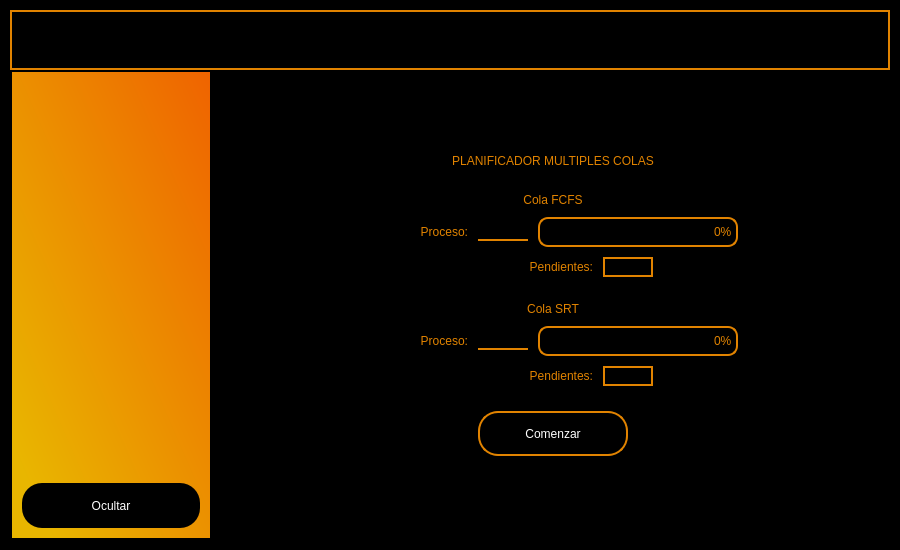
<?xml version="1.0" encoding="UTF-8"?>
<ui version="4.0">
 <class>MainWindow</class>
 <widget class="QMainWindow" name="MainWindow">
  <property name="geometry">
   <rect>
    <x>0</x>
    <y>0</y>
    <width>900</width>
    <height>550</height>
   </rect>
  </property>
  <property name="minimumSize">
   <size>
    <width>900</width>
    <height>550</height>
   </size>
  </property>
  <property name="windowTitle">
   <string>PLANIFICADOR MULTIPLES COLAS</string>
  </property>
  <property name="documentMode">
   <bool>false</bool>
  </property>
  <property name="tabShape">
   <enum>QTabWidget::Rounded</enum>
  </property>
  <widget class="QWidget" name="centralwidget">
   <layout class="QHBoxLayout" name="horizontalLayout_9">
    <property name="spacing">
     <number>0</number>
    </property>
    <property name="leftMargin">
     <number>0</number>
    </property>
    <property name="topMargin">
     <number>0</number>
    </property>
    <property name="rightMargin">
     <number>0</number>
    </property>
    <property name="bottomMargin">
     <number>0</number>
    </property>
    <item>
     <widget class="QFrame" name="frame">
      <property name="styleSheet">
       <string notr="true">background-color: rgb(0, 0, 0);</string>
      </property>
      <property name="frameShape">
       <enum>QFrame::StyledPanel</enum>
      </property>
      <property name="frameShadow">
       <enum>QFrame::Raised</enum>
      </property>
      <layout class="QVBoxLayout" name="verticalLayout_2" stretch="1,8">
       <property name="spacing">
        <number>0</number>
       </property>
       <property name="leftMargin">
        <number>9</number>
       </property>
       <property name="topMargin">
        <number>9</number>
       </property>
       <property name="rightMargin">
        <number>9</number>
       </property>
       <property name="bottomMargin">
        <number>9</number>
       </property>
       <item>
        <widget class="QFrame" name="frame_superior">
         <property name="minimumSize">
          <size>
           <width>0</width>
           <height>60</height>
          </size>
         </property>
         <property name="maximumSize">
          <size>
           <width>16777215</width>
           <height>60</height>
          </size>
         </property>
         <property name="styleSheet">
          <string notr="true">QFrame{
background-color: rgb(0, 0, 0);
border:2px solid rgb(225, 131, 0); 
}

QPushButton{
background-color:#000000ff;
border-radius:20px;
}

QPushButton:Hover{
border-radius:20px;
}</string>
         </property>
         <property name="frameShape">
          <enum>QFrame::StyledPanel</enum>
         </property>
         <property name="frameShadow">
          <enum>QFrame::Raised</enum>
         </property>
         <layout class="QHBoxLayout" name="horizontalLayout">
          <item>
           <widget class="QPushButton" name="BotonMenu">
            <property name="minimumSize">
             <size>
              <width>200</width>
              <height>40</height>
             </size>
            </property>
            <property name="cursor">
             <cursorShape>PointingHandCursor</cursorShape>
            </property>
            <property name="styleSheet">
             <string notr="true">image: url(:/BN/menu.png);</string>
            </property>
            <property name="text">
             <string/>
            </property>
            <property name="iconSize">
             <size>
              <width>38</width>
              <height>38</height>
             </size>
            </property>
           </widget>
          </item>
          <item>
           <spacer name="EspaciadorSuperior">
            <property name="orientation">
             <enum>Qt::Horizontal</enum>
            </property>
            <property name="sizeHint" stdset="0">
             <size>
              <width>544</width>
              <height>20</height>
             </size>
            </property>
           </spacer>
          </item>
          <item>
           <widget class="QPushButton" name="BotonMinimizar">
            <property name="minimumSize">
             <size>
              <width>50</width>
              <height>40</height>
             </size>
            </property>
            <property name="cursor">
             <cursorShape>PointingHandCursor</cursorShape>
            </property>
            <property name="styleSheet">
             <string notr="true">image: url(:/BN/minimizar.png);</string>
            </property>
            <property name="text">
             <string/>
            </property>
            <property name="iconSize">
             <size>
              <width>38</width>
              <height>38</height>
             </size>
            </property>
           </widget>
          </item>
          <item>
           <widget class="QPushButton" name="BotonMaximizar">
            <property name="minimumSize">
             <size>
              <width>50</width>
              <height>40</height>
             </size>
            </property>
            <property name="cursor">
             <cursorShape>PointingHandCursor</cursorShape>
            </property>
            <property name="styleSheet">
             <string notr="true">image: url(:/BN/maximizar.png);</string>
            </property>
            <property name="text">
             <string/>
            </property>
            <property name="iconSize">
             <size>
              <width>38</width>
              <height>38</height>
             </size>
            </property>
           </widget>
          </item>
          <item>
           <widget class="QPushButton" name="BotonSalir">
            <property name="minimumSize">
             <size>
              <width>50</width>
              <height>40</height>
             </size>
            </property>
            <property name="cursor">
             <cursorShape>PointingHandCursor</cursorShape>
            </property>
            <property name="styleSheet">
             <string notr="true">image: url(:/BN/exportar.png);</string>
            </property>
            <property name="text">
             <string/>
            </property>
            <property name="iconSize">
             <size>
              <width>38</width>
              <height>38</height>
             </size>
            </property>
           </widget>
          </item>
         </layout>
        </widget>
       </item>
       <item>
        <widget class="QFrame" name="frame_contenido">
         <property name="frameShape">
          <enum>QFrame::StyledPanel</enum>
         </property>
         <property name="frameShadow">
          <enum>QFrame::Raised</enum>
         </property>
         <layout class="QHBoxLayout" name="horizontalLayout_2">
          <property name="spacing">
           <number>6</number>
          </property>
          <property name="leftMargin">
           <number>0</number>
          </property>
          <property name="topMargin">
           <number>0</number>
          </property>
          <property name="rightMargin">
           <number>0</number>
          </property>
          <property name="bottomMargin">
           <number>0</number>
          </property>
          <item>
           <widget class="QFrame" name="MenuDesplegable">
            <property name="enabled">
             <bool>true</bool>
            </property>
            <property name="minimumSize">
             <size>
              <width>200</width>
              <height>0</height>
             </size>
            </property>
            <property name="maximumSize">
             <size>
              <width>0</width>
              <height>16777215</height>
             </size>
            </property>
            <property name="styleSheet">
             <string notr="true">QFrame{
	background-color: qlineargradient(spread:pad, x1:0.034, y1:0.983364, x2:1, y2:0, stop:0.0795455 rgba(239, 187, 0, 248), stop:1 rgba(239, 99, 0, 255));
}

QPushButton{
background-color:rgb(0,0,0);
border-radius:20px;
color:rgb(255,255,255);
font: 77 10pt&quot;Arial Black&quot;;

}

QPushButton:Hover{
background-color:rgb(255,255,255);
border-radius:20px;
color:rgb(225, 131, 0);
font: 77 10pt&quot;Arial Black&quot;;
}</string>
            </property>
            <property name="frameShape">
             <enum>QFrame::StyledPanel</enum>
            </property>
            <property name="frameShadow">
             <enum>QFrame::Raised</enum>
            </property>
            <layout class="QVBoxLayout" name="verticalLayout">
             <property name="spacing">
              <number>15</number>
             </property>
             <property name="leftMargin">
              <number>10</number>
             </property>
             <property name="topMargin">
              <number>10</number>
             </property>
             <property name="rightMargin">
              <number>10</number>
             </property>
             <property name="bottomMargin">
              <number>10</number>
             </property>
             <item>
              <spacer name="verticalSpacer">
               <property name="orientation">
                <enum>Qt::Vertical</enum>
               </property>
               <property name="sizeHint" stdset="0">
                <size>
                 <width>20</width>
                 <height>191</height>
                </size>
               </property>
              </spacer>
             </item>
             <item>
              <widget class="QPushButton" name="Ocultar">
               <property name="enabled">
                <bool>true</bool>
               </property>
               <property name="minimumSize">
                <size>
                 <width>135</width>
                 <height>45</height>
                </size>
               </property>
               <property name="cursor">
                <cursorShape>PointingHandCursor</cursorShape>
               </property>
               <property name="text">
                <string>Ocultar</string>
               </property>
              </widget>
             </item>
            </layout>
           </widget>
          </item>
          <item>
           <widget class="QFrame" name="Contenido">
            <property name="layoutDirection">
             <enum>Qt::LeftToRight</enum>
            </property>
            <property name="styleSheet">
             <string notr="true">QLabel{
border-radius:10px;
color:rgb(225, 131, 0);
font: 77 15pt&quot;Arial Black&quot;;
}

QLineEdit{
color:rgb(225, 131, 0);
font: 77 15pt&quot;Arial Black&quot;;
border: 0;
border-bottom: 2px solid rgb(225, 131, 0);
}

QPushButton{
background-color:rgb(0,0,0);
border-radius:20px;
color:rgb(255,255,255);
font: 77 10pt&quot;Arial Black&quot;;
border: 2px solid rgb(225, 131, 0);
}

QPushButton:Hover{
border: 2px solid rgb(255,255,255);
color:rgb(225, 131, 0);
}

QProgressBar{
color:rgb(225, 131, 0);
border: 2px solid rgb(225, 131, 0);
font: 77 10pt&quot;Arial Black&quot;;
background:rgb(0, 0, 0);
border-radius:10px;
}

QProgressBar:chunk{
background:rgb(255, 255, 255);
border: 2px solid rgb(0,0,0);
border-radius:10px;
}</string>
            </property>
            <property name="frameShape">
             <enum>QFrame::StyledPanel</enum>
            </property>
            <property name="frameShadow">
             <enum>QFrame::Raised</enum>
            </property>
            <layout class="QVBoxLayout" name="verticalLayout_5">
             <property name="spacing">
              <number>25</number>
             </property>
             <property name="leftMargin">
              <number>0</number>
             </property>
             <property name="topMargin">
              <number>0</number>
             </property>
             <property name="rightMargin">
              <number>0</number>
             </property>
             <property name="bottomMargin">
              <number>0</number>
             </property>
             <item>
              <spacer name="verticalSpacer_2">
               <property name="orientation">
                <enum>Qt::Vertical</enum>
               </property>
               <property name="sizeHint" stdset="0">
                <size>
                 <width>20</width>
                 <height>47</height>
                </size>
               </property>
              </spacer>
             </item>
             <item>
              <widget class="QLabel" name="Titulo">
               <property name="styleSheet">
                <string notr="true">font: 77 20pt&quot;Arial Black&quot;;
</string>
               </property>
               <property name="text">
                <string>PLANIFICADOR MULTIPLES COLAS</string>
               </property>
               <property name="alignment">
                <set>Qt::AlignCenter</set>
               </property>
              </widget>
             </item>
             <item>
              <layout class="QVBoxLayout" name="verticalLayout_3">
               <property name="spacing">
                <number>10</number>
               </property>
               <item>
                <widget class="QLabel" name="label">
                 <property name="styleSheet">
                  <string notr="true">font: 77 17pt&quot;Arial Black&quot;;</string>
                 </property>
                 <property name="text">
                  <string>Cola FCFS</string>
                 </property>
                 <property name="alignment">
                  <set>Qt::AlignCenter</set>
                 </property>
                </widget>
               </item>
               <item>
                <layout class="QHBoxLayout" name="horizontalLayout_3">
                 <property name="spacing">
                  <number>10</number>
                 </property>
                 <item>
                  <spacer name="horizontalSpacer_3">
                   <property name="orientation">
                    <enum>Qt::Horizontal</enum>
                   </property>
                   <property name="sizeHint" stdset="0">
                    <size>
                     <width>40</width>
                     <height>20</height>
                    </size>
                   </property>
                  </spacer>
                 </item>
                 <item>
                  <widget class="QLabel" name="label_2">
                   <property name="minimumSize">
                    <size>
                     <width>100</width>
                     <height>0</height>
                    </size>
                   </property>
                   <property name="maximumSize">
                    <size>
                     <width>100</width>
                     <height>16777215</height>
                    </size>
                   </property>
                   <property name="text">
                    <string>Proceso:</string>
                   </property>
                   <property name="alignment">
                    <set>Qt::AlignRight|Qt::AlignTrailing|Qt::AlignVCenter</set>
                   </property>
                  </widget>
                 </item>
                 <item>
                  <widget class="QLineEdit" name="lineEdit">
                   <property name="minimumSize">
                    <size>
                     <width>50</width>
                     <height>0</height>
                    </size>
                   </property>
                   <property name="maximumSize">
                    <size>
                     <width>50</width>
                     <height>16777215</height>
                    </size>
                   </property>
                   <property name="focusPolicy">
                    <enum>Qt::StrongFocus</enum>
                   </property>
                   <property name="autoFillBackground">
                    <bool>false</bool>
                   </property>
                   <property name="styleSheet">
                    <string notr="true"/>
                   </property>
                   <property name="text">
                    <string/>
                   </property>
                   <property name="maxLength">
                    <number>3</number>
                   </property>
                   <property name="alignment">
                    <set>Qt::AlignCenter</set>
                   </property>
                   <property name="readOnly">
                    <bool>true</bool>
                   </property>
                  </widget>
                 </item>
                 <item>
                  <widget class="QProgressBar" name="progressBar">
                   <property name="minimumSize">
                    <size>
                     <width>200</width>
                     <height>30</height>
                    </size>
                   </property>
                   <property name="maximumSize">
                    <size>
                     <width>300</width>
                     <height>16777215</height>
                    </size>
                   </property>
                   <property name="value">
                    <number>0</number>
                   </property>
                   <property name="alignment">
                    <set>Qt::AlignRight|Qt::AlignTrailing|Qt::AlignVCenter</set>
                   </property>
                   <property name="textVisible">
                    <bool>true</bool>
                   </property>
                   <property name="orientation">
                    <enum>Qt::Horizontal</enum>
                   </property>
                   <property name="invertedAppearance">
                    <bool>false</bool>
                   </property>
                   <property name="textDirection">
                    <enum>QProgressBar::TopToBottom</enum>
                   </property>
                   <property name="format">
                    <string>%p%  </string>
                   </property>
                  </widget>
                 </item>
                 <item>
                  <spacer name="horizontalSpacer_4">
                   <property name="orientation">
                    <enum>Qt::Horizontal</enum>
                   </property>
                   <property name="sizeHint" stdset="0">
                    <size>
                     <width>40</width>
                     <height>20</height>
                    </size>
                   </property>
                  </spacer>
                 </item>
                </layout>
               </item>
               <item>
                <layout class="QHBoxLayout" name="horizontalLayout_6">
                 <item>
                  <spacer name="horizontalSpacer_7">
                   <property name="orientation">
                    <enum>Qt::Horizontal</enum>
                   </property>
                   <property name="sizeHint" stdset="0">
                    <size>
                     <width>40</width>
                     <height>20</height>
                    </size>
                   </property>
                  </spacer>
                 </item>
                 <item>
                  <widget class="QLabel" name="label_5">
                   <property name="minimumSize">
                    <size>
                     <width>140</width>
                     <height>0</height>
                    </size>
                   </property>
                   <property name="text">
                    <string>Pendientes:</string>
                   </property>
                   <property name="alignment">
                    <set>Qt::AlignRight|Qt::AlignTrailing|Qt::AlignVCenter</set>
                   </property>
                  </widget>
                 </item>
                 <item>
                  <widget class="QLineEdit" name="lineEdit_3">
                   <property name="minimumSize">
                    <size>
                     <width>50</width>
                     <height>0</height>
                    </size>
                   </property>
                   <property name="maximumSize">
                    <size>
                     <width>50</width>
                     <height>16777215</height>
                    </size>
                   </property>
                   <property name="focusPolicy">
                    <enum>Qt::StrongFocus</enum>
                   </property>
                   <property name="autoFillBackground">
                    <bool>false</bool>
                   </property>
                   <property name="styleSheet">
                    <string notr="true">border: 2px solid rgb(225, 131, 0);</string>
                   </property>
                   <property name="text">
                    <string/>
                   </property>
                   <property name="maxLength">
                    <number>3</number>
                   </property>
                   <property name="alignment">
                    <set>Qt::AlignCenter</set>
                   </property>
                   <property name="readOnly">
                    <bool>true</bool>
                   </property>
                  </widget>
                 </item>
                 <item>
                  <spacer name="horizontalSpacer_8">
                   <property name="orientation">
                    <enum>Qt::Horizontal</enum>
                   </property>
                   <property name="sizeHint" stdset="0">
                    <size>
                     <width>40</width>
                     <height>20</height>
                    </size>
                   </property>
                  </spacer>
                 </item>
                </layout>
               </item>
              </layout>
             </item>
             <item>
              <layout class="QVBoxLayout" name="verticalLayout_4">
               <property name="spacing">
                <number>10</number>
               </property>
               <item>
                <widget class="QLabel" name="label_4">
                 <property name="styleSheet">
                  <string notr="true">font: 77 17pt&quot;Arial Black&quot;;</string>
                 </property>
                 <property name="text">
                  <string>Cola SRT</string>
                 </property>
                 <property name="alignment">
                  <set>Qt::AlignCenter</set>
                 </property>
                </widget>
               </item>
               <item>
                <layout class="QHBoxLayout" name="horizontalLayout_5">
                 <property name="spacing">
                  <number>10</number>
                 </property>
                 <item>
                  <spacer name="horizontalSpacer_5">
                   <property name="orientation">
                    <enum>Qt::Horizontal</enum>
                   </property>
                   <property name="sizeHint" stdset="0">
                    <size>
                     <width>40</width>
                     <height>20</height>
                    </size>
                   </property>
                  </spacer>
                 </item>
                 <item>
                  <widget class="QLabel" name="label_3">
                   <property name="minimumSize">
                    <size>
                     <width>100</width>
                     <height>0</height>
                    </size>
                   </property>
                   <property name="maximumSize">
                    <size>
                     <width>100</width>
                     <height>16777215</height>
                    </size>
                   </property>
                   <property name="text">
                    <string>Proceso:</string>
                   </property>
                   <property name="alignment">
                    <set>Qt::AlignRight|Qt::AlignTrailing|Qt::AlignVCenter</set>
                   </property>
                  </widget>
                 </item>
                 <item>
                  <widget class="QLineEdit" name="lineEdit_2">
                   <property name="minimumSize">
                    <size>
                     <width>50</width>
                     <height>0</height>
                    </size>
                   </property>
                   <property name="maximumSize">
                    <size>
                     <width>50</width>
                     <height>16777215</height>
                    </size>
                   </property>
                   <property name="focusPolicy">
                    <enum>Qt::StrongFocus</enum>
                   </property>
                   <property name="autoFillBackground">
                    <bool>false</bool>
                   </property>
                   <property name="styleSheet">
                    <string notr="true"/>
                   </property>
                   <property name="text">
                    <string/>
                   </property>
                   <property name="maxLength">
                    <number>3</number>
                   </property>
                   <property name="alignment">
                    <set>Qt::AlignCenter</set>
                   </property>
                   <property name="readOnly">
                    <bool>true</bool>
                   </property>
                  </widget>
                 </item>
                 <item>
                  <widget class="QProgressBar" name="progressBar_2">
                   <property name="minimumSize">
                    <size>
                     <width>200</width>
                     <height>30</height>
                    </size>
                   </property>
                   <property name="maximumSize">
                    <size>
                     <width>300</width>
                     <height>16777215</height>
                    </size>
                   </property>
                   <property name="value">
                    <number>0</number>
                   </property>
                   <property name="alignment">
                    <set>Qt::AlignRight|Qt::AlignTrailing|Qt::AlignVCenter</set>
                   </property>
                   <property name="textVisible">
                    <bool>true</bool>
                   </property>
                   <property name="orientation">
                    <enum>Qt::Horizontal</enum>
                   </property>
                   <property name="invertedAppearance">
                    <bool>false</bool>
                   </property>
                   <property name="textDirection">
                    <enum>QProgressBar::TopToBottom</enum>
                   </property>
                   <property name="format">
                    <string>%p%  </string>
                   </property>
                  </widget>
                 </item>
                 <item>
                  <spacer name="horizontalSpacer_6">
                   <property name="orientation">
                    <enum>Qt::Horizontal</enum>
                   </property>
                   <property name="sizeHint" stdset="0">
                    <size>
                     <width>40</width>
                     <height>20</height>
                    </size>
                   </property>
                  </spacer>
                 </item>
                </layout>
               </item>
               <item>
                <layout class="QHBoxLayout" name="horizontalLayout_7">
                 <item>
                  <spacer name="horizontalSpacer_9">
                   <property name="orientation">
                    <enum>Qt::Horizontal</enum>
                   </property>
                   <property name="sizeHint" stdset="0">
                    <size>
                     <width>40</width>
                     <height>20</height>
                    </size>
                   </property>
                  </spacer>
                 </item>
                 <item>
                  <widget class="QLabel" name="label_6">
                   <property name="minimumSize">
                    <size>
                     <width>140</width>
                     <height>0</height>
                    </size>
                   </property>
                   <property name="text">
                    <string>Pendientes:</string>
                   </property>
                   <property name="alignment">
                    <set>Qt::AlignRight|Qt::AlignTrailing|Qt::AlignVCenter</set>
                   </property>
                  </widget>
                 </item>
                 <item>
                  <widget class="QLineEdit" name="lineEdit_4">
                   <property name="minimumSize">
                    <size>
                     <width>50</width>
                     <height>0</height>
                    </size>
                   </property>
                   <property name="maximumSize">
                    <size>
                     <width>50</width>
                     <height>16777215</height>
                    </size>
                   </property>
                   <property name="focusPolicy">
                    <enum>Qt::StrongFocus</enum>
                   </property>
                   <property name="autoFillBackground">
                    <bool>false</bool>
                   </property>
                   <property name="styleSheet">
                    <string notr="true">border: 2px solid rgb(225, 131, 0);</string>
                   </property>
                   <property name="text">
                    <string/>
                   </property>
                   <property name="maxLength">
                    <number>3</number>
                   </property>
                   <property name="alignment">
                    <set>Qt::AlignCenter</set>
                   </property>
                   <property name="readOnly">
                    <bool>true</bool>
                   </property>
                  </widget>
                 </item>
                 <item>
                  <spacer name="horizontalSpacer_10">
                   <property name="orientation">
                    <enum>Qt::Horizontal</enum>
                   </property>
                   <property name="sizeHint" stdset="0">
                    <size>
                     <width>40</width>
                     <height>20</height>
                    </size>
                   </property>
                  </spacer>
                 </item>
                </layout>
               </item>
              </layout>
             </item>
             <item>
              <layout class="QHBoxLayout" name="horizontalLayout_4">
               <item>
                <spacer name="horizontalSpacer">
                 <property name="orientation">
                  <enum>Qt::Horizontal</enum>
                 </property>
                 <property name="sizeHint" stdset="0">
                  <size>
                   <width>40</width>
                   <height>20</height>
                  </size>
                 </property>
                </spacer>
               </item>
               <item>
                <widget class="QPushButton" name="Ocultar_2">
                 <property name="enabled">
                  <bool>true</bool>
                 </property>
                 <property name="minimumSize">
                  <size>
                   <width>150</width>
                   <height>45</height>
                  </size>
                 </property>
                 <property name="maximumSize">
                  <size>
                   <width>150</width>
                   <height>45</height>
                  </size>
                 </property>
                 <property name="cursor">
                  <cursorShape>PointingHandCursor</cursorShape>
                 </property>
                 <property name="text">
                  <string>Comenzar</string>
                 </property>
                </widget>
               </item>
               <item>
                <spacer name="horizontalSpacer_2">
                 <property name="orientation">
                  <enum>Qt::Horizontal</enum>
                 </property>
                 <property name="sizeHint" stdset="0">
                  <size>
                   <width>40</width>
                   <height>20</height>
                  </size>
                 </property>
                </spacer>
               </item>
              </layout>
             </item>
             <item>
              <spacer name="verticalSpacer_3">
               <property name="orientation">
                <enum>Qt::Vertical</enum>
               </property>
               <property name="sizeHint" stdset="0">
                <size>
                 <width>20</width>
                 <height>46</height>
                </size>
               </property>
              </spacer>
             </item>
            </layout>
           </widget>
          </item>
         </layout>
        </widget>
       </item>
      </layout>
     </widget>
    </item>
   </layout>
  </widget>
 </widget>
 <resources>
  <include location="Imagenes.qrc"/>
 </resources>
 <connections/>
</ui>
